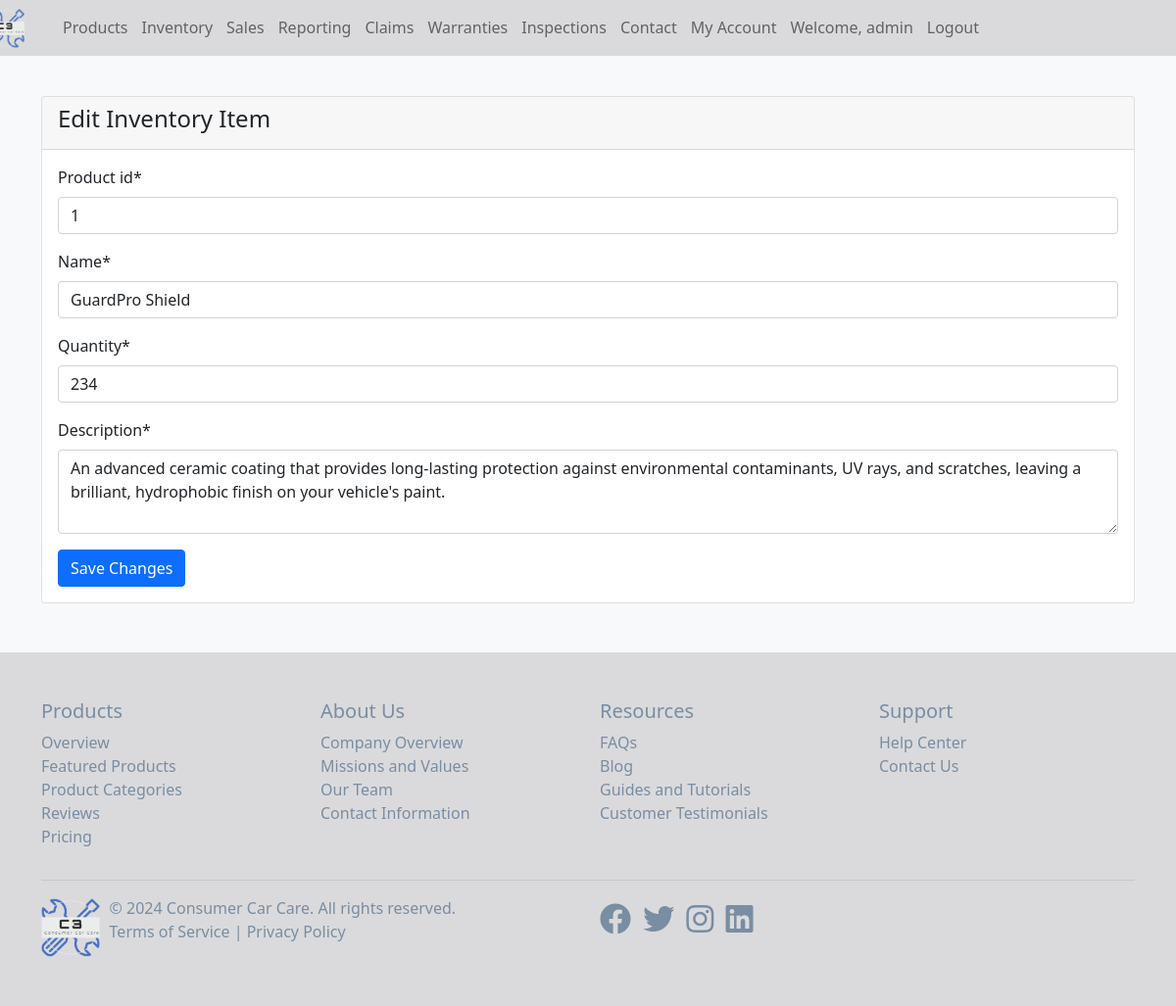
The page /inventory/1/update/ (signed in) on the database its author committed.
### main_app/models.py (models this page shows, shortened)
class Inventory(models.Model):
    product_id = models.CharField(max_length=20, unique=True)
    name = models.CharField(max_length=100)
    quantity = models.PositiveIntegerField()
    description = models.TextField()

### main_app/views.py (the view)
# urls.py: path('inventory/<int:item_id>/update/', views.update_inventory, name='update_inventory'),
@login_required
def update_inventory(request, item_id):
    item = get_object_or_404(Inventory, id=item_id)
    if request.method == 'POST':
        form = InventoryForm(request.POST, instance=item)
        if form.is_valid():
            form.save()
            return redirect('inventory')
    else:
        form = InventoryForm(instance=item)
    context = {
        'form': form,
        'item': item,
    }
    return render(request, 'main_app/edit_inventory.html', context)

### main_app/forms.py
class InventoryForm(forms.ModelForm):
    class Meta:
        model = Inventory
        fields = ['product_id', 'name', 'quantity', 'description']
        widgets = {
            'description': forms.Textarea(attrs={'rows': 3}),
        }

### main_app/templates/main_app/edit_inventory.html (shortened to what this page needs)
{% extends 'main_app/base.html' %}
{% load crispy_forms_tags %}
{% block content %}
<div class="container mt-5">
    <div class="row">
        <div class="col-md-12">
            <div class="card">
                <div class="card-header">
                    <h4>Edit Inventory Item</h4>
                </div>
                <div class="card-body">
                    <form method="post">
                        {{ form|crispy }}
                        <button type="submit" class="btn btn-primary">Save Changes</button>
                    </form>
                </div>
            </div>
        </div>
    </div>
</div>
{% endblock %}

### main_app/templates/main_app/base.html (shortened to what this page needs)
{% load static %}
<!DOCTYPE html>
<html lang="en">
<head>
    <link rel="stylesheet" href="{% static 'main_app/css/bootstrap.min.css' %}">
    <link rel="stylesheet" href="https://cdnjs.cloudflare.com/ajax/libs/font-awesome/5.15.3/css/all.min.css">
</head>
<body>
    <nav class="navbar navbar-expand-lg navbar-light bg-custom-color">
        <div class="container">
            <div class="collapse navbar-collapse" id="navbarNav">
                <ul class="navbar-nav">
                    <li class="nav-item active">
                        <a class="nav-link" href="{% url 'home' %}">
                            <img src="{% static 'main_app/images/C3_transparent_cropped.png' %}" alt="Consumer Car Care Logo" height="40">
                        </a>
                    </li>
                    <li class="nav-item">
                        <a class="nav-link {% if request.path|slice:'0:9' == '/products' %}active{% endif %}" href="{% url 'products' %}">Products</a>
                    </li>
                    <li class="nav-item">
                        <a class="nav-link {% if request.path == '/inventory/' %}active{% endif %}" href="{% url 'inventory' %}">Inventory</a>
                    </li>
                    <li class="nav-item">
                        <a class="nav-link {% if request.path == '/sales-data/' %}active{% endif %}" href="{% url 'sales_data' %}">Sales</a>
                    </li>
                    <li class="nav-item">
                        <a class="nav-link {% if request.path == '/reporting-dashboard/' %}active{% endif %}" href="{% url 'reporting_dashboard' %}">Reporting</a>
                    </li>
                    <li class="nav-item">
                        <a class="nav-link {% if request.path == '/claims/' %}active{% endif %}" href="{% url 'claims' %}">Claims</a>
                    </li>
                    <li class="nav-item">
                        <a class="nav-link {% if request.path == '/warranties/' %}active{% endif %}" href="{% url 'warranties' %}">Warranties</a>
                    </li>
                    <li class="nav-item">
                        <a class="nav-link {% if request.path == '/inspections/' %}active{% endif %}" href="{% url 'inspections' %}">Inspections</a>
                    </li>
                    <li class="nav-item">
                        <a class="nav-link {% if request.path == '/contact/' %}active{% endif %}" href="{% url 'contact' %}">Contact</a>
                    </li>
                    {% if user.is_authenticated %}
                    {% if user.is_authenticated %}
                        <li class="nav-item">
                            <a class="nav-link {% if request.path == '/my-account/' %}active{% endif %}" href="{% url 'my_account' %}">My Account</a>
                        </li>
                    {% endif %}
                        <li class="nav-item">
                            <span class="nav-link">Welcome, {{ user.username }}</span>
                        </li>
                        <li class="nav-item">
                            <form method="post" action="{% url 'logout' %}">
                                <button class ="nav-link" type="submit">Logout</button>
                            </form>
                        </li>
                    {% else %}
                        <li class="nav-item">
                            <a class="nav-link {% if request.path == '/login/' %}active{% endif %}" href="{% url 'login' %}">Login</a>
                        </li>
                    {% endif %}
                </ul>
            </div>
        </div>
    </nav>
    {% block content %}
    {% endblock %}
    <footer class="bg-custom-color py-5">
        <div class="container">
          <div class="row">
            <div class="col-md-3">
              <h5>Products</h5>
              <ul class="list-unstyled">
                <li><a href="#">Overview</a></li>
                <li><a href="#">Featured Products</a></li>
                <li><a href="#">Product Categories</a></li>
                <li><a href="#">Reviews</a></li>
                <li><a href="#">Pricing</a></li>
              </ul>
            </div>
            <div class="col-md-3">
              <h5>About Us</h5>
              <ul class="list-unstyled">
                <li><a href="#">Company Overview</a></li>
                <li><a href="#">Missions and Values</a></li>
                <li><a href="#">Our Team</a></li>
                <li><a href="#">Contact Information</a></li>
              </ul>
            </div>
            <div class="col-md-3">
              <h5>Resources</h5>
              <ul class="list-unstyled">
                <li><a href="#">FAQs</a></li>
                <li><a href="#">Blog</a></li>
                <li><a href="#">Guides and Tutorials</a></li>
                <li><a href="#">Customer Testimonials</a></li>
              </ul>
            </div>
            <div class="col-md-3">
              <h5>Support</h5>
              <ul class="list-unstyled">
                <li><a href="#">Help Center</a></li>
                <li><a href="#">Contact Us</a></li>
              </ul>
            </div>
          </div>
          <hr>
          <div class="row align-items-center">
            <div class="col-md-6">
              <div class="d-flex align-items-center">
                <img src="{% static 'main_app/images/C3_transparent_cropped.png' %}" alt="Company Logo" height="60" class="mr-3">
                <div>
                  <p class="mb-0">&copy; 2024 Consumer Car Care. All rights reserved.</p>
                  <p><a href="#">Terms of Service</a> | <a href="#">Privacy Policy</a></p>
                </div>
              </div>
            </div>
            <div class="col-md-6 text-md-right">
              <ul class="list-inline">
                <li class="list-inline-item"><a href="#"><i class="fab fa-facebook fa-2x"></i></a></li>
                <li class="list-inline-item"><a href="#"><i class="fab fa-twitter fa-2x"></i></a></li>
                <li class="list-inline-item"><a href="#"><i class="fab fa-instagram fa-2x"></i></a></li>
                <li class="list-inline-item"><a href="#"><i class="fab fa-linkedin fa-2x"></i></a></li>
              </ul>
            </div>
          </div>
        </div>
      </footer>
</body>
</html>

### main_app/templates/main_app/base.html (style rules this page uses)
body { background-color: #f8f9fa; padding-top: 50px; }
footer { color: #798da3; text-decoration: none; margin-top: 50px; }
footer a { text-decoration: none; color: #798da3; }
.nav-link img { margin-left: -80px; margin-bottom: -8px; margin-top: -10px; padding-left: 15px; }
.navbar { position: fixed; top: 0; width: 100%; z-index: 1000; }
.bg-custom-color { background-color: #dadadc; }
.mr-3 { margin-right: 10px; }
button { border: 0; background-color: #dadadc; }
.navbar-nav .nav-item { margin-right: -2px; }

### rows shown on the page
Inventory: product_id "1", name "GuardPro Shield", quantity "234", description "An advanced ceramic coating that provides long-lasting protection against environmental contaminants, UV rays, and scratches, leaving a brilliant, hydrophobic finish on your vehicle's paint."

### other values the page prints
{{ user.username }} "admin"
